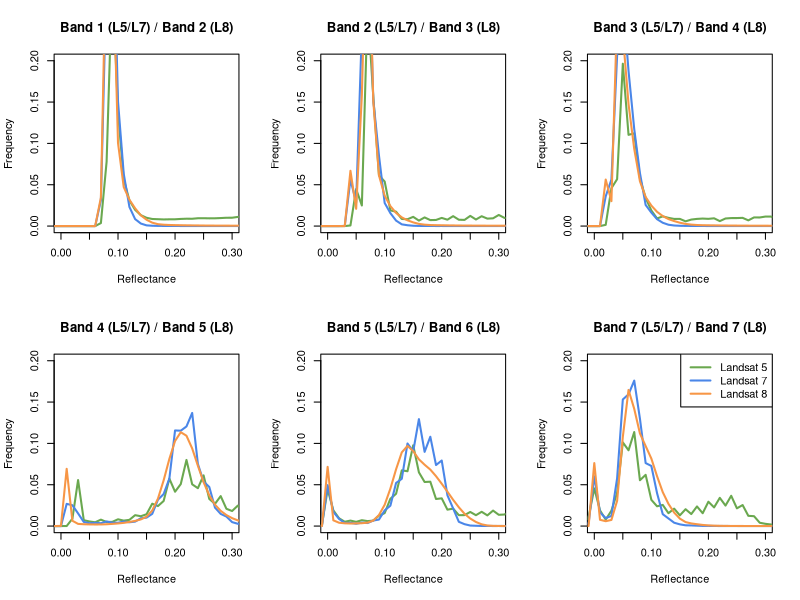

Source code (R):

x = (0:99)/100 - 0.1


L5 = data.frame(
    band1=c(0,0,0,0,0,0,0,0,0,0,0,0,0,0,0,0,0,58031,1244027,4822087,2207530,907531,496040,314053,211062,160551,137006,132668,128279,130696,131343,138103,142270,141468,151324,151970,149766,150639,155053,160922,161467,176877,182713,186612,197549,195539,191242,174855,165608,150176,139389,136051,133076,131753,129779,127660,123272,116254,115974,114099,527636,0,0,0,0,0,0,0,0,0,0,0,0,0,0,0,0,0,0,0,0,0,0,0,0,0,0,0,0,0,0,0,0,0,0,0,0,0,0,0),
    band2=c(0,0,0,0,0,0,0,0,0,0,0,0,0,0,11761,715261,398373,4244827,2507940,981293,861767,303574,278099,137466,132081,178308,105661,167210,115602,118247,157966,123376,191961,122619,119500,197119,127152,190414,144189,150158,215040,158111,161524,237730,132118,213204,136779,123093,169953,113245,157903,93079,103067,159384,97487,144960,97388,97231,122681,86054,125050,68969,56299,71629,32955,26940,8990,4120,2217,563,274,32,7,0,0,0,0,0,0,0,0,0,0,0,0,0,0,0,0,0,0,0,0,0,0,0,0,0,0,0),
    band3=c(0,0,0,0,0,0,0,0,0,1,0,1,23733,732966,908242,3142537,1765778,1795014,924244,544149,302538,147026,187801,159076,138015,138678,91742,125798,138775,145014,139697,150206,96009,146687,154631,155002,158886,110639,167324,166253,183848,183706,121811,189432,175640,161698,161460,145335,93618,138064,127804,119812,128287,82649,117832,122486,115696,112782,76795,107294,105204,97620,77688,69946,37993,40389,25676,13467,5519,1890,1347,536,176,34,3,1,0,0,0,0,0,0,0,0,0,0,0,0,0,0,0,0,0,0,0,0,0,0,0,0),
    band4=c(0,0,0,0,0,0,0,0,0,0,2,680,141823,890295,113078,89035,73390,124404,78375,81421,130991,105432,120453,210936,190480,228798,432805,386995,485629,917868,664737,812484,1279783,808342,733041,981617,524956,430007,580021,334536,291280,395837,245498,220238,271848,179247,167559,225602,137550,140852,189871,112264,116931,118749,169032,107351,112887,160209,93426,90352,140122,82524,67454,89611,43852,31613,26790,9066,4636,3418,1038,560,260,47,10,2,0,0,0,0,0,0,0,0,0,0,0,0,0,0,0,0,0,0,0,0,0,0,0,0),
    band5=c(0,0,0,0,0,0,0,0,0,22378,711099,304685,150772,83658,105827,81436,113507,95970,105651,201386,250967,528840,625451,1078202,1061168,1562790,1039611,853010,858596,524071,536674,317607,337772,210787,211940,273055,210390,276353,206804,299554,217999,223583,286085,201447,276124,190868,262990,193561,180769,221422,139983,153140,77596,70357,29189,16221,10773,3696,2423,889,527,177,115,30,13,9,3,0,0,0,0,0,0,0,0,0,0,0,0,0,0,0,0,0,0,0,0,0,0,0,0,0,0,0,0,0,0,0,0,0),
    band7=c(0,0,0,0,0,0,0,0,0,177996,728611,303866,124592,298133,643081,1619449,1466848,1819450,887181,991546,507900,382889,409395,249293,336951,207167,325995,232568,379703,248423,471075,361166,546273,396409,586085,343328,406573,198312,191201,64205,43324,29979,8950,6598,2427,1765,465,420,155,132,59,43,13,5,1,0,0,0,0,0,0,0,0,0,0,0,0,0,0,0,0,0,0,0,0,0,0,0,0,0,0,0,0,0,0,0,0,0,0,0,0,0,0,0,0,0,0,0,0,0))

L7 = data.frame(
    band1=c(0,0,0,0,0,0,0,0,0,0,0,0,0,0,0,0,111,500139,4891468,6589083,2410427,1013411,369792,134556,49029,13573,6298,3459,2518,2407,1999,1394,1197,1237,825,785,619,564,603,417,387,382,330,340,275,232,206,220,226,187,158,125,152,109,91,92,94,483,0,0,0,0,0,0,0,0,0,0,0,0,0,0,0,0,0,0,0,0,0,0,0,0,0,0,0,0,0,0,0,0,0,0,0,0,0,0,0,0,0,0),
    band2=c(0,0,0,0,0,0,0,0,0,0,0,0,0,2245,898902,459872,3784996,6168286,2443299,1363432,446619,250229,105318,33361,16047,6345,2786,2671,2096,1373,1500,1050,1118,920,781,1003,601,442,508,337,450,374,260,306,263,176,231,231,137,174,139,138,127,89,98,88,69,81,53,59,45,30,42,203,0,0,0,0,0,0,0,0,0,0,0,0,0,0,0,0,0,0,0,0,0,0,0,0,0,0,0,0,0,0,0,0,0,0,0,0),
    band3=c(0,0,0,0,0,0,0,0,0,0,0,312,576313,899562,3298452,4387738,3003503,1877718,1026196,408414,260448,133460,64032,25601,11080,5595,3489,2440,1531,1600,1368,1182,1036,840,741,692,589,438,460,482,695,402,307,310,284,302,164,192,208,199,159,147,137,135,125,69,91,87,90,83,502,0,0,0,0,0,0,0,0,0,0,0,0,0,0,0,0,0,0,0,0,0,0,0,0,0,0,0,0,0,0,0,0,0,0,0,0,0,0,0),
    band4=c(0,0,0,0,0,0,0,0,0,0,73,429680,403777,244986,79207,54920,62797,55022,89229,64981,64254,87778,73769,85980,151064,163231,236345,510447,619902,918177,1850488,1845951,1928065,2189042,1202728,861068,756624,356629,235383,184191,76484,44381,30854,12069,7220,5943,3043,2326,2311,1429,1221,1394,782,716,705,407,345,376,236,206,221,181,149,206,147,131,122,94,70,66,52,50,53,29,28,27,17,22,20,15,17,19,4,24,0,0,0,0,0,0,0,0,0,0,0,0,0,0,0,0),
    band5=c(0,0,0,0,0,0,0,0,1,2272,791482,274675,138793,59118,63524,45644,66514,58478,107382,125719,303859,394783,834762,914609,1598351,1444896,2069644,1436459,1728621,1181261,1268554,595226,341302,82230,36518,10146,5735,2294,2104,1293,1538,1011,1221,790,959,663,836,580,676,475,547,404,446,305,398,248,336,223,225,146,219,122,153,130,154,91,111,84,79,50,73,46,66,40,48,34,48,27,31,21,97,0,0,0,0,0,0,0,0,0,0,0,0,0,0,0,0,0,0,0),
    band7=c(0,0,0,0,0,0,0,0,17,56610,961808,263680,154466,195775,924435,2450494,2549617,2815333,2077988,1219241,1163632,637529,230045,147307,64667,33018,14640,12364,7790,3383,2874,2021,1127,1244,1068,850,622,687,615,442,492,438,341,394,360,223,288,230,214,152,179,190,100,130,114,93,94,84,56,63,73,48,36,40,35,20,34,23,7,16,8,12,5,5,5,5,4,0,0,0,0,0,0,0,0,0,0,0,0,0,0,0,0,0,0,0,0,0,0,0))

L8 = data.frame(
    band1=c(0,0,0,0,0,0,0,0,0,0,0,0,0,0,0,0,13,551898,5876003,5608168,1608589,755782,509619,343213,207516,122830,65780,36685,25997,20868,17895,15913,13939,12541,11618,10263,9388,8805,8190,7632,7479,6897,6568,6066,5852,5462,5321,5152,4700,4513,4385,4191,4038,3828,3553,3427,3369,3256,3001,2934,2922,2674,2633,2560,2517,2305,2250,2263,2090,2148,2035,2066,1947,1861,1802,1725,1626,1596,1686,1676,1658,1639,1495,1311,1007,903,903,820,674,627,579,514,474,389,299,237,221,181,171,109),
    band2=c(0,0,0,0,0,0,0,0,0,0,1,0,0,134,1069753,334011,2533473,6733196,2423912,980162,587476,385748,253757,168206,111394,70907,42130,26818,19665,16747,14909,12986,11795,10618,9685,9113,8315,7867,7432,6997,6566,6356,5966,5525,5264,5104,4848,4635,4341,4300,4029,3948,3606,3475,3460,3325,3059,2894,2902,2806,2716,2611,2468,2493,2295,2300,2173,2053,2068,2069,2015,2024,1843,1787,1740,1668,1643,1565,1590,1634,1529,1556,1504,1396,1088,933,834,732,788,677,592,582,509,463,458,386,292,234,214,215),
    band3=c(0,0,0,0,0,0,0,0,0,0,1,9,900198,482482,4108898,3708688,2361352,1494601,866848,561601,396632,275614,193063,135591,96318,64898,42023,27999,20266,16265,14284,12874,11498,10505,9546,8886,8083,7592,7329,6843,6458,6094,5800,5655,5410,5161,4842,4587,4320,4271,4030,3857,3767,3501,3433,3302,3160,3166,3027,2816,2680,2608,2556,2387,2439,2267,2241,2195,2039,2069,2007,1971,1860,1972,1899,1780,1745,1587,1579,1519,1516,1599,1504,1537,1501,1457,1251,1157,961,839,810,712,700,647,562,573,505,519,426,387),
    band4=c(0,0,0,0,0,0,0,0,4,121,3466,1107962,102975,42157,35354,32369,30872,31462,35139,42288,50815,62103,79223,99801,128901,181133,301544,530121,885183,1298821,1647017,1816438,1748313,1502936,1168370,850061,594654,413725,294100,212539,153051,110239,77665,55709,40047,29750,23548,18975,16525,14294,12547,10868,9438,8101,6931,6018,5443,4918,4511,4034,3915,3592,3306,3200,2999,2872,2726,2583,2311,2290,2156,2258,2059,2050,2025,1817,1611,1426,1384,1168,1082,918,835,833,767,731,666,565,535,378,368,335,298,295,207,166,163,136,123,85),
    band5=c(0,0,0,0,0,0,0,0,6,821,1145919,111429,64495,53454,49769,51627,55508,66097,106478,213820,412538,724910,1099891,1426596,1551840,1450436,1291415,1187088,1092976,965497,819148,665711,507875,363689,237529,145971,79107,33896,11456,3696,1694,1087,814,642,573,440,369,350,310,248,236,236,210,161,149,165,152,123,109,109,97,76,73,78,58,62,57,59,41,49,38,40,41,34,21,33,27,27,15,22,27,24,12,19,12,14,8,7,9,15,4,9,4,11,4,5,2,1,0,0),
    band7=c(0,0,0,0,0,0,0,0,0,277,1218850,121596,94101,118867,488649,1726119,2634655,2268297,1792069,1548733,1306560,965138,656392,429653,260618,143984,77183,50992,35594,21749,12683,7611,4633,2789,1892,1508,1147,919,864,766,774,625,586,483,417,326,224,157,136,121,110,84,86,80,73,69,68,62,52,55,44,38,37,44,42,29,36,25,20,23,22,18,16,22,23,15,12,8,6,11,6,9,10,4,2,1,0,1,0,0,0,0,0,0,0,0,0,0,0,0))

pdf("band-hists.pdf", width=7.2, height=5.6)

par(mfrow=c(2,3))

plot(c(0,0.5), c(0,0.3), xlim=c(0,0.3), ylim=c(0,0.2), type="n",
    main="Band 1 (L5/L7) / Band 2 (L8)", xlab="Reflectance", ylab = "Frequency") # ylim=c(1e-5,1e-1), log='y')
lines(x, L5$band1/sum(L5$band1), col="#6aa84f", lwd=2)
lines(x, L7$band1/sum(L7$band1), col="#4a86e8", lwd=2)
lines(x, L8$band1/sum(L8$band1), col="#f79646", lwd=2)

plot(c(0,0.5), c(0,0.3), xlim=c(0,0.3), ylim=c(0,0.2), type="n",
    main="Band 2 (L5/L7) / Band 3 (L8)", xlab="Reflectance", ylab = "Frequency") # ylim=c(1e-5,1e-1), log='y')
lines(x, L5$band2/sum(L5$band2), col="#6aa84f", lwd=2)
lines(x, L7$band2/sum(L7$band2), col="#4a86e8", lwd=2)
lines(x, L8$band2/sum(L8$band2), col="#f79646", lwd=2)

plot(c(0,0.5), c(0,0.3), xlim=c(0,0.3), ylim=c(0,0.2), type="n",
    main="Band 3 (L5/L7) / Band 4 (L8)", xlab="Reflectance", ylab = "Frequency") # ylim=c(1e-5,1e-1), log='y')
lines(x, L5$band3/sum(L5$band3), col="#6aa84f", lwd=2)
lines(x, L7$band3/sum(L7$band3), col="#4a86e8", lwd=2)
lines(x, L8$band3/sum(L8$band3), col="#f79646", lwd=2)

plot(c(0,0.5), c(0,0.3), xlim=c(0,0.3), ylim=c(0,0.2), type="n",
    main="Band 4 (L5/L7) / Band 5 (L8)", xlab="Reflectance", ylab = "Frequency") # ylim=c(1e-5,1e-1), log='y')
lines(x, L5$band4/sum(L5$band4), col="#6aa84f", lwd=2)
lines(x, L7$band4/sum(L7$band4), col="#4a86e8", lwd=2)
lines(x, L8$band4/sum(L8$band4), col="#f79646", lwd=2)

plot(c(0,0.5), c(0,0.3), xlim=c(0,0.3), ylim=c(0,0.2), type="n",
    main="Band 5 (L5/L7) / Band 6 (L8)", xlab="Reflectance", ylab = "Frequency") # ylim=c(1e-5,1e-1), log='y')
lines(x, L5$band5/sum(L5$band5), col="#6aa84f", lwd=2)
lines(x, L7$band5/sum(L7$band5), col="#4a86e8", lwd=2)
lines(x, L8$band5/sum(L8$band5), col="#f79646", lwd=2)

plot(c(0,0.5), c(0,0.3), xlim=c(0,0.3), ylim=c(0,0.2), type="n",
    main="Band 7 (L5/L7) / Band 7 (L8)", xlab="Reflectance", ylab = "Frequency") # ylim=c(1e-5,1e-1), log='y')
lines(x, L5$band7/sum(L5$band7), col="#6aa84f", lwd=2)
lines(x, L7$band7/sum(L7$band7), col="#4a86e8", lwd=2)
lines(x, L8$band7/sum(L8$band7), col="#f79646", lwd=2)
legend("topright", legend=c("Landsat 5", "Landsat 7", "Landsat 8"), col=c("#6aa84f", "#4a86e8", "#f79646"), lwd=2)

dev.off()
